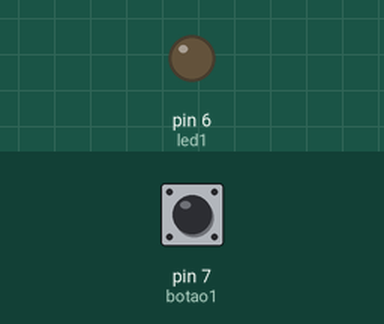
Recording of a sketch running on a simulated Arduino Uno, built with avr-gcc and run on an emulated ATmega328P. Parts: output pins drawn as LEDs (lit = HIGH). Inputs (shaded band) come from the test bench; at power-on: pin 7 (botao1) LOW.

Above: at 1.2 s.
1.3 s: pin 7 (botao1) pulled HIGH for 0.15 s
At 1.37 s:
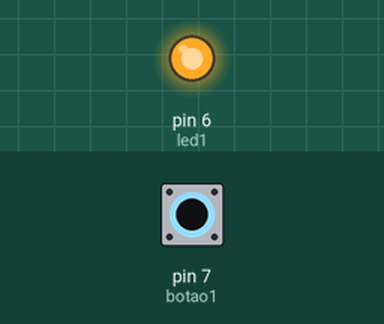
2.9 s: pin 7 (botao1) pulled HIGH for 3.2 s
At 7.5 s:
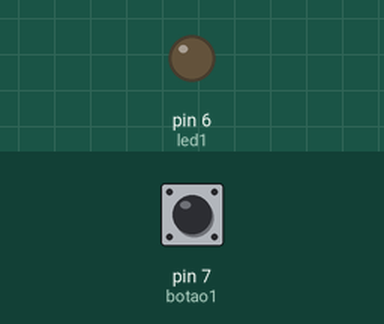
Timing chart, 0 to 9.0 s (numbered marks = the images above; inputs shaded):
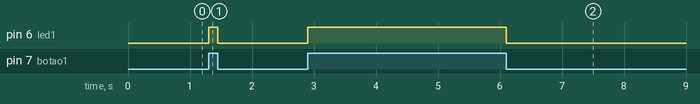

Measured:
- after the input at 1.3 s, pin 6 (led1): LOW → HIGH at once, → LOW 0.15 s later
- after the input at 2.9 s, pin 6 (led1): LOW → HIGH at once, → LOW 3.2 s later

The sketch:

codigo.ino
```cpp
const int botao1 = 7;
const int led1 = 6;

void setup(){
	pinMode(led1, OUTPUT);
	pinMode(botao1, INPUT);
}

int var1;

void loop()
{
  var1 = digitalRead(botao1);

  if(var1){
    digitalWrite(led1, HIGH);
  }else{
     digitalWrite(led1, LOW);

   }
}
```
